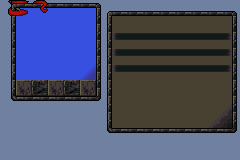

A 2D game scene composited from a Tiled map and its tileset images. What follows is a short description and the map's XML, with every tile layer's data as written:
An orthogonal 30x20 tile map with 8x8 px tiles, 1 tile layer (Tile Layer 1).

<map version="1.9" tiledversion="1.9.2" orientation="orthogonal" renderorder="right-down" width="30" height="20" tilewidth="8" tileheight="8" infinite="0" nextlayerid="2" nextobjectid="1">
 <tileset firstgid="1" source="../MenuUI.tsx" />
 <layer id="1" name="Tile Layer 1" width="30" height="20">
  <data encoding="csv">
1,17,18,19,20,21,3,4,3,4,3,4,5,1,1,1,1,1,1,1,1,1,1,1,1,1,1,1,1,1,
1,49,31,32,15,64,15,15,15,15,15,15,9,2,3,4,3,4,3,4,3,4,3,4,3,4,3,4,3,5,
1,7,15,15,15,15,15,15,15,15,15,15,11,7,10,10,10,10,10,10,10,10,10,10,10,10,10,10,10,9,
1,8,15,15,15,15,15,15,15,15,15,15,9,8,10,10,10,10,10,10,10,10,10,10,10,10,10,10,10,11,
1,7,15,15,15,15,15,15,15,15,15,15,11,7,44,45,45,45,45,45,45,45,45,45,45,45,45,45,46,9,
1,8,15,15,15,15,15,15,15,15,15,15,9,8,10,10,10,10,10,10,10,10,10,10,10,10,10,10,10,11,
1,7,15,15,15,15,15,15,15,15,15,15,11,7,44,45,45,45,45,45,45,45,45,45,45,45,45,45,46,9,
1,8,15,15,15,15,15,15,15,15,15,15,9,8,10,10,10,10,10,10,10,10,10,10,10,10,10,10,10,11,
1,7,15,15,15,15,15,15,15,15,15,71,11,7,44,45,45,45,45,45,45,45,45,45,45,45,45,45,46,9,
1,8,15,15,15,15,15,15,15,15,71,73,9,8,10,10,10,10,10,10,10,10,10,10,10,10,10,10,10,11,
1,7,35,36,37,38,35,36,37,38,35,36,11,7,10,10,10,10,10,10,10,10,10,10,10,10,10,10,10,9,
1,8,39,40,41,42,39,40,41,42,39,40,9,8,10,10,10,10,10,10,10,10,10,10,10,10,10,10,10,11,
1,27,29,28,29,28,29,28,29,28,29,28,30,7,10,10,10,10,10,10,10,10,10,10,10,10,10,10,10,9,
1,1,1,1,1,1,1,1,1,1,1,1,1,8,10,10,10,10,10,10,10,10,10,10,10,10,10,10,57,11,
1,1,1,1,1,1,1,1,1,1,1,1,1,7,10,10,10,10,10,10,10,10,10,10,10,10,10,57,65,9,
1,1,1,1,1,1,1,1,1,1,1,1,1,8,10,10,10,10,10,10,10,10,10,10,10,10,57,65,67,11,
1,1,1,1,1,1,1,1,1,1,1,1,1,27,28,29,28,29,28,29,28,29,28,29,28,29,28,29,28,30,
1,1,1,1,1,1,1,1,1,1,1,1,1,1,1,1,1,1,1,1,1,1,1,1,1,1,1,1,1,1,
1,1,1,1,1,1,1,1,1,1,1,1,1,1,1,1,1,1,1,1,1,1,1,1,1,1,1,1,1,1,
1,1,1,1,1,1,1,1,1,1,1,1,1,1,1,1,1,1,1,1,1,1,1,1,1,1,1,1,1,1
</data>
 </layer>
</map>
